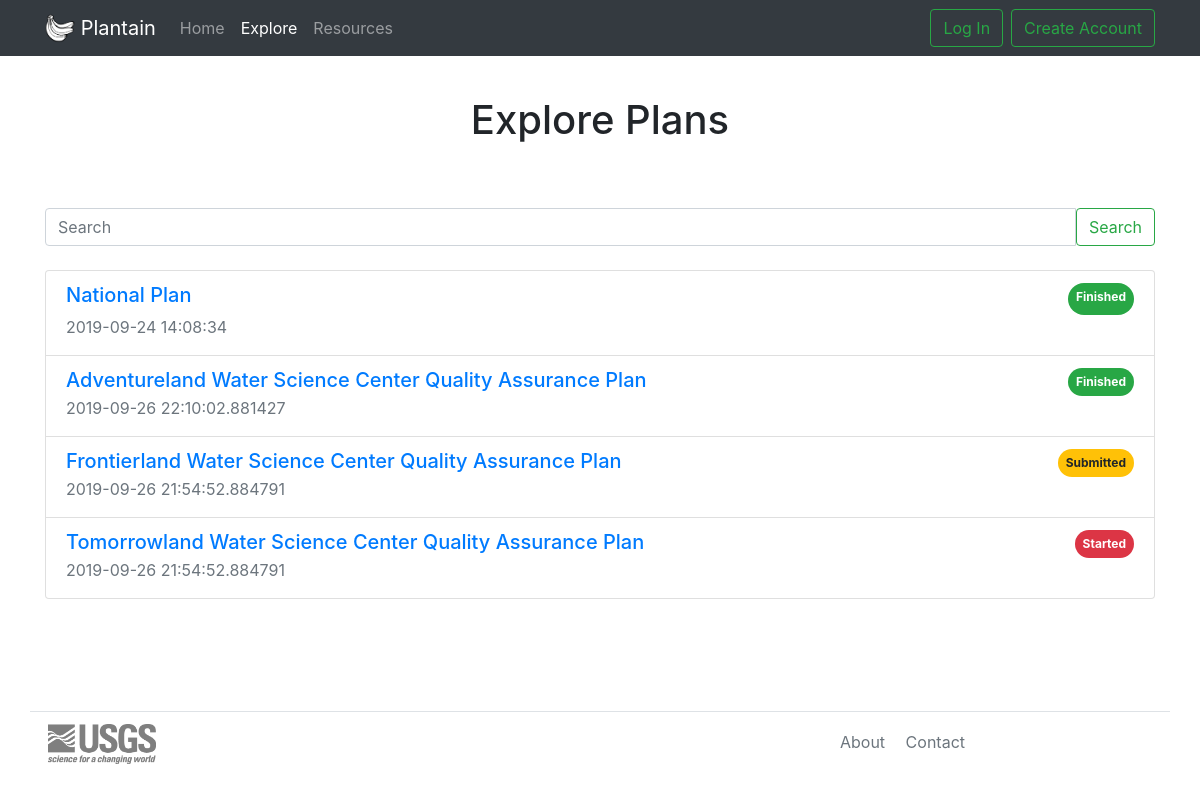
Before: /explore with the older database file.
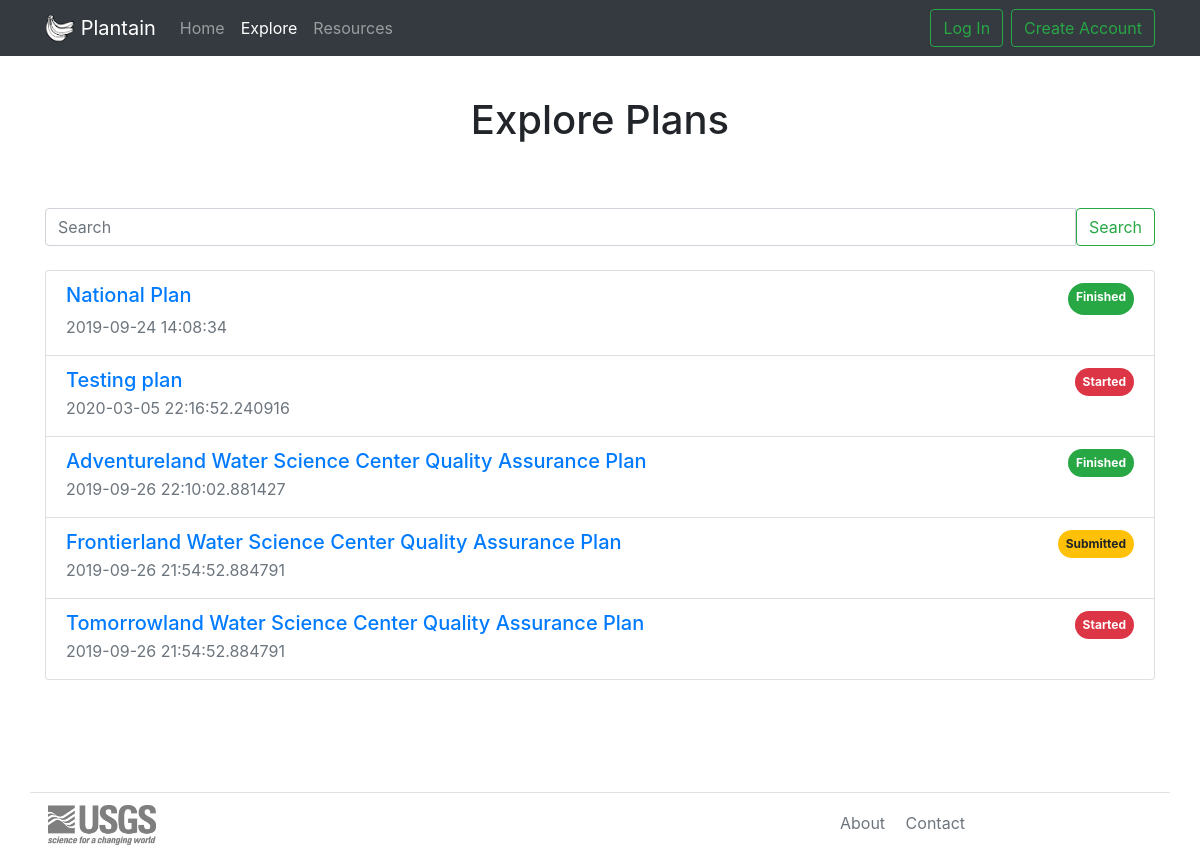
After: the same page with the newer database file.
### models.py (models this page shows, shortened)
class Project(db.Model):
    STATUS_APPROVED = 0   # public - can only be set by admin
    STATUS_SUBMITTED = 1  # viewable by user/admin
    STATUS_DRAFT = 2  # viewable by user
    STATUS_DELETED = 3  # Currently deleted can only be set in the admin panel.
    id = db.Column(db.Integer, primary_key=True)
    slug = db.Column(db.String(100), unique=True)
    title = db.Column(db.String(255), unique=True)
    intro = db.Column(db.Text)
    scope = db.Column(db.Text)
    org = db.Column(db.Text)
    resp = db.Column(db.Text)
    qa_workflow = db.Column(db.Text)
    facilities = db.Column(db.Text)
    labs = db.Column(db.Text)
    dq_management = db.Column(db.Text)
    dq_planning = db.Column(db.Text)
    dq_roles = db.Column(db.Text)
    dq_workflows = db.Column(db.Text)
    dq_wf_pro = db.Column(db.Text)
    dq_wf_workplan = db.Column(db.Text)
    dq_wf_project_dmp = db.Column(db.Text)
    dq_wf_review = db.Column(db.Text)
    dq_datasharing = db.Column(db.Text)
    dq_mous = db.Column(db.Text)
    dq_access = db.Column(db.Text)
    dq_aquisition = db.Column(db.Text)
    dq_aqu_roles = db.Column(db.Text)
    dq_aqu_proc = db.Column(db.Text)
    dq_aqu_proc_coll = db.Column(db.Text)
    dq_aqu_proc_proc = db.Column(db.Text)
    dq_aqu_proc_anal = db.Column(db.Text)
    dq_doc = db.Column(db.Text)
    dq_format = db.Column(db.Text)
    dq_org = db.Column(db.Text)
    dq_store = db.Column(db.Text)
    dq_store_roles = db.Column(db.Text)
    dq_store_repo = db.Column(db.Text)
    dq_store_archive = db.Column(db.Text)
    dq_pubs = db.Column(db.Text)
    dq_pubs_roles = db.Column(db.Text)
    dq_pubs_workflow = db.Column(db.Text)
    dq_pubs_prop = db.Column(db.Text)
    dq_pubs_release = db.Column(db.Text)
    dq_pubs_cite = db.Column(db.Text)
    dq_pubs_doi = db.Column(db.Text)
    dq_pubs_meta = db.Column(db.Text)
    dq_pubs_catalog = db.Column(db.Text)
    qa_intro = db.Column(db.Text)
    qa_field_data = db.Column(db.Text)
    qa_pro_ts = db.Column(db.Text)
    qa_app_ts = db.Column(db.Text)
    qa_discrete = db.Column(db.Text)
    qa_db_integrity = db.Column(db.Text)
    qa_records = db.Column(db.Text)
    qa_interpretive = db.Column(db.Text)
    qa_training = db.Column(db.Text)
    qa_terms = db.Column(db.Text)
    qa_resources = db.Column(db.Text)
    tech = db.Column(db.Text)
    data = db.Column(db.Text)
    sysadmin = db.Column(db.Text)
    qa_intro = db.Column(db.Text)
    qa_workflow = db.Column(db.Text)
    qa_proposal = db.Column(db.Text)
    qa_plans = db.Column(db.Text)
    qa_review = db.Column(db.Text)
    dm_plan = db.Column(db.Text)
    status = db.Column(db.SmallInteger, default=STATUS_DRAFT)
    created_timestamp = db.Column(db.DateTime, default=datetime.datetime.utcnow)
    modified_timestamp = db.Column(db.DateTime, default=datetime.datetime.utcnow, onupdate=datetime.datetime.utcnow)
    author_id = db.Column(db.Integer, db.ForeignKey("user.id"))

### views.py (the view)
@app.route("/explore")
def explore():
    NatlReq = get_NatlReq()
    plans = models.Project.query.order_by(models.Project.created_timestamp.desc())
    return render_template('explore.html', plans=plans, National=NatlReq)

### views.py (called while the page is built)
def get_NatlReq():
    query = models.NationalRequired.query.filter(models.NationalRequired.id == 1).first_or_404()
    return query

@app.before_request
def get_current_user():
    g.user = current_user

### templates/explore.html (shortened to what this page needs)
{% extends "base.html" %}
{% block content %}
{% include "includes/list.html" %}
{% endblock %}

### templates/includes/list.html
<main>
  <div class="container">
    <h1 class="text-center my-5 pt-5">Explore Plans</h1>
    <div class="input-group py-3">
      <input class="form-control" type="search" placeholder="Search" aria-label="Search">
      <span class="input-group-btn">
        <button class="btn btn-outline-success" type="button">Search</button>
      </span>
    </div>
    <ul class="list-group my-2">
        <li class="list-group-item">
            <div class="d-flex justify-content-between">
                <h5><a href="{{ url_for('national.index') }}">National Plan</a></h5>
                <span class="badge badge-pill badge-success p-2">Finished</span>
            </div>
            <p class="text-muted mb-1">{{ National.created_timestamp }}</p>
        </li>
        {% for plan in plans %}
        <li class="list-group-item">
            <div class="d-flex justify-content-between">
                <h5 class="mb-0"><a href="{{ url_for('wsc.detail', slug=plan.slug) }}">{{plan.title}}</a></h5>
                {% if plan.status == 0 %}
                <span class="badge badge-pill badge-success p-2">Finished</span>
                {% elif plan.status == 1 %}
                <span class="badge badge-pill badge-warning p-2">Submitted</span>
                {% elif plan.status == 2 %}
                <span class="badge badge-pill badge-danger p-2">Started</span>
                {% endif %}
            </div>
            <p class="text-muted mb-1">{{ plan.modified_timestamp }}</p>
        </li>
        {% endfor %}
    </ul>
    </div>
</main>

Changed rows visible on the page:
added Project: title "Testing plan", status "Started", modified_timestamp "2020-03-05 22:16:52.240916"
